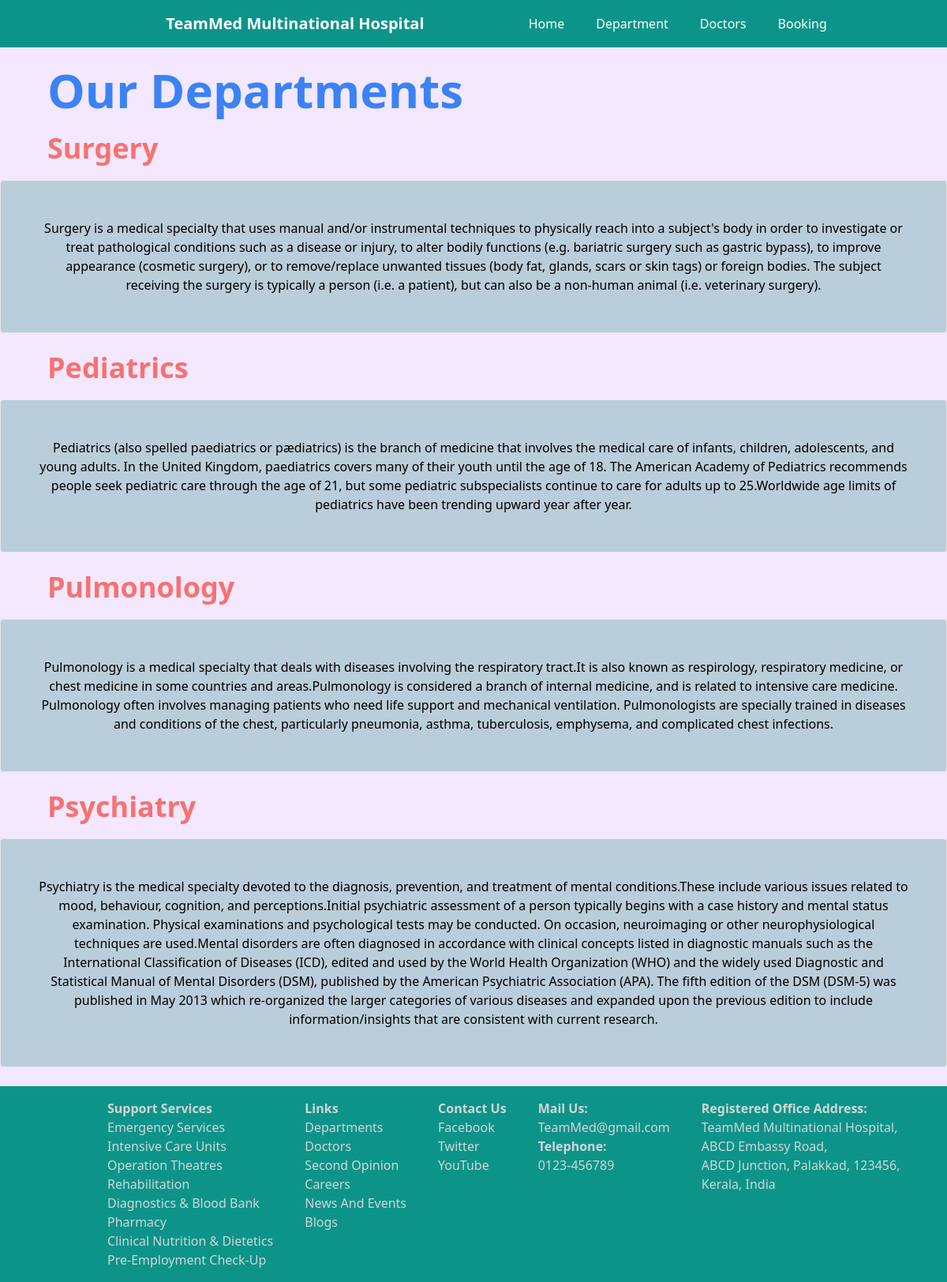
Page /dep on the committed database.
### base/models.py (models this page shows)
class Departments(models.Model):
    dep_name = models.CharField(max_length=100)
    dep_des = models.TextField()

### base/views.py (the view)
# urls.py: path('dep',views.dep,name='dep'),
def dep(request):
    dict_dept={
        'dept': Departments.objects.all()
    }
    return render(request, 'base/dep.html',dict_dept)

### base/templates/base/dep.html (shortened to what this page needs)
{% load static %}
<!DOCTYPE html>
<html lang="en">
  <head>
    <script src="https://cdn.tailwindcss.com"></script>
  </head>
    <body class="bg-[#F3E8FF]">
        <nav class="bg-teal-600 text-white flex justify-evenly items-center py-4 px-5">
        <h1 class=" ml-[5%] text-xl font-bold">TeamMed Multinational Hospital</h1>
            <ul class="flex space-x-10 text-white">
                <li>
                    <a href="{% url 'index' %}">Home</a>
                </li>
                <li>
                    <a href="{% url 'dep' %}">Department</a>
                </li>
                <li>
                    <a href="{% url 'doc' %}">Doctors</a>
                </li>
                <li>
                    <a href="{% url 'book' %}">Booking</a>
                </li>
            </ul>
        </nav>
        <h1 class=" mt-[2%] ml-[5%] text-6xl font-bold text-blue-500">Our Departments</h1>
        {% for d in dept %}
        <h1 class=" mt-[2%] ml-[5%] text-4xl font-bold text-red-400">{{d.dep_name}}</h1>
        <div class="mx-auto w-50 bg-[#BACDDB] text-center text-black p-12 my-5 border border-warning rounded ">
            <p>{{d.dep_des}}</p>
        </div>
        {% endfor %}
        <nav class="bg-teal-600 text-white py-4 px-5 mt-[2%] " id="support">
            <ul class="flex space-x-10 text-gray-300">
                <div class="flex flex-col ml-[10%]">
                    <h1 class=" text-l font-bold">Support Services</h1>
                    <li>
                        <a href="">Emergency Services<br>Intensive Care Units<br>Operation Theatres<br>Rehabilitation<br>Diagnostics & Blood Bank<br>Pharmacy<br>Clinical Nutrition & Dietetics<br>Pre-Employment Check-Up</a>
                    </li>
                </div>
                <div class="flex flex-col ">
                    <h1 class=" text-l font-bold">Links</h1>
                    <li>
                        <a href="">Departments<br>Doctors<br>Second Opinion<br>Careers<br>News And Events<br>Blogs</a>
                    </li>
                </div>
                <div class="flex flex-col ">
                    <h1 class=" text-l font-bold">Contact Us</h1>
                    <li>
                        <a href="">Facebook<br>Twitter<br>YouTube</a>
                    </li>
                </div>
                <div class="flex flex-col ">
                    <h1 class=" text-l font-bold">Mail Us:</h1>
                    <li>
                        <a href="">TeamMed@gmail.com<br> <h1 class=" text-l font-bold">Telephone:</h1>0123-456789</a>
                    </li>
                </div>
                <div class="flex flex-col ">
                    <h1 class=" text-l font-bold">Registered Office Address:</h1>
                    <li>
                        <a href="">TeamMed Multinational Hospital,<br>ABCD Embassy Road,<br> ABCD Junction, Palakkad, 123456,<br>Kerala, India</a>
                    </li>
                </div>
            </ul>
        </nav>
    </body>
</html>

### base/templates/base/dep.html (style rules this page uses)
html { scroll-behavior: smooth; width: 100%; }

### rows in the picture
Departments: dep_name "Surgery", dep_des "Surgery is a medical specialty that uses manual and/or instrumental techniques to physically reach into a subject's body in order to investigate or treat pathological conditions such as a disease or injury, to alter bodily functions (e.g. bariatric surgery such as gastric bypass), to improve appearance (cosmetic surgery), or to remove/replace unwanted tissues (body fat, glands, scars or skin tags) or foreign bodies. The subject receiving the surgery is typically a person (i.e. a patient), but can also be a non-human animal (i.e. veterinary surgery)."
Departments: dep_name "Pediatrics", dep_des "Pediatrics (also spelled paediatrics or pædiatrics) is the branch of medicine that involves the medical care of infants, children, adolescents, and young adults. In the United Kingdom, paediatrics covers many of their youth until the age of 18. The American Academy of Pediatrics recommends people seek pediatric care through the age of 21, but some pediatric subspecialists continue to care for adults up to 25.Worldwide age limits of pediatrics have been trending upward year after year."
Departments: dep_name "Pulmonology", dep_des "Pulmonology is a medical specialty that deals with diseases involving the respiratory tract.It is also known as respirology, respiratory medicine, or chest medicine in some countries and areas.Pulmonology is considered a branch of internal medicine, and is related to intensive care medicine. Pulmonology often involves managing patients who need life support and mechanical ventilation. Pulmonologists are specially trained in diseases and conditions of the chest, particularly pneumonia, asthma, tuberculosis, emphysema, and complicated chest infections."
Departments: dep_name "Psychiatry", dep_des "Psychiatry is the medical specialty devoted to the diagnosis, prevention, and treatment of mental conditions.These include various issues related to mood, behaviour, cognition, and perceptions.Initial psychiatric assessment of a person typically begins with a case history and mental status examination. Physical examinations and psychological tests may be conducted. On occasion, neuroimaging or other neurophysiological techniques are used.Mental disorders are often diagnosed in accordance with clinical concepts listed in diagnostic manuals such as the International Classification of Diseases (ICD), edited and used by the World Health Organization (WHO) and the widely used Diagnostic and…"
